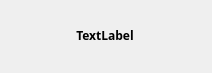
<?xml version="1.0" encoding="UTF-8"?>
<ui version="4.0">
 <class>MainWindow</class>
 <widget class="QMainWindow" name="MainWindow">
  <property name="windowModality">
   <enum>Qt::NonModal</enum>
  </property>
  <property name="geometry">
   <rect>
    <x>0</x>
    <y>0</y>
    <width>212</width>
    <height>73</height>
   </rect>
  </property>
  <property name="minimumSize">
   <size>
    <width>0</width>
    <height>0</height>
   </size>
  </property>
  <property name="maximumSize">
   <size>
    <width>212</width>
    <height>73</height>
   </size>
  </property>
  <property name="windowTitle">
   <string>Color</string>
  </property>
  <property name="windowOpacity">
   <double>1.000000000000000</double>
  </property>
  <widget class="QWidget" name="centralWidget">
   <property name="windowOpacity">
    <double>1.000000000000000</double>
   </property>
   <widget class="QLabel" name="m_oLabel2">
    <property name="geometry">
     <rect>
      <x>0</x>
      <y>10</y>
      <width>210</width>
      <height>51</height>
     </rect>
    </property>
    <property name="minimumSize">
     <size>
      <width>210</width>
      <height>51</height>
     </size>
    </property>
    <property name="maximumSize">
     <size>
      <width>210</width>
      <height>51</height>
     </size>
    </property>
    <property name="font">
     <font>
      <family>微软雅黑</family>
      <weight>75</weight>
      <bold>true</bold>
     </font>
    </property>
    <property name="text">
     <string>TextLabel</string>
    </property>
    <property name="alignment">
     <set>Qt::AlignCenter</set>
    </property>
   </widget>
  </widget>
 </widget>
 <layoutdefault spacing="6" margin="11"/>
 <resources/>
 <connections/>
</ui>
